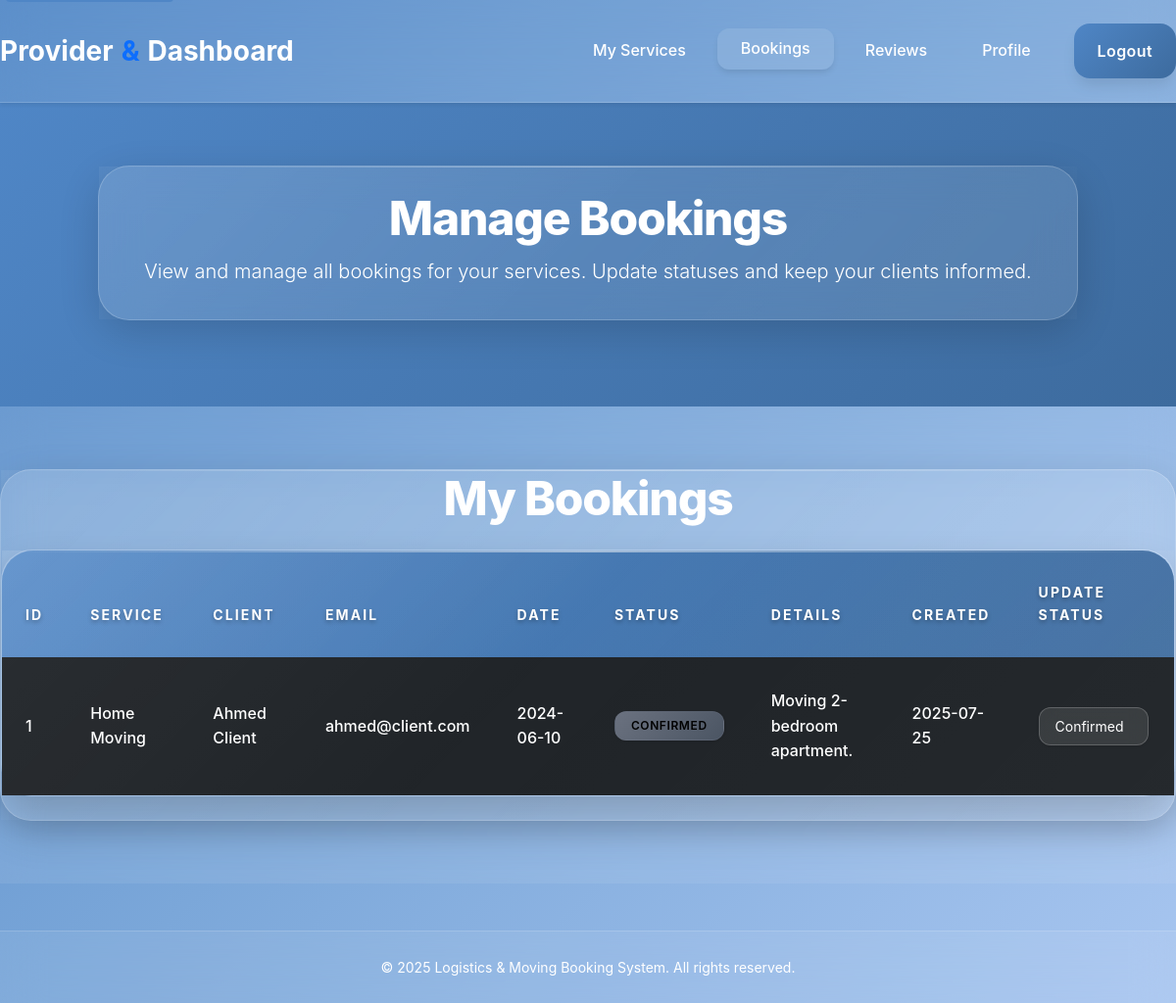
The app's page /provider_bookings.php (signed in) with its own data.
### tables this page shows
CREATE TABLE bookings (
  id INT AUTO_INCREMENT PRIMARY KEY,
  service_id INT NOT NULL,
  client_id INT NOT NULL,
  provider_id INT NOT NULL,
  booking_date DATE NOT NULL,
  scheduled_time DATETIME,
  status ENUM('pending','confirmed','in_progress','completed','cancelled') DEFAULT 'pending',
  details TEXT,
  created_at TIMESTAMP DEFAULT CURRENT_TIMESTAMP,
  FOREIGN KEY (service_id) REFERENCES services(id) ON DELETE CASCADE,
  FOREIGN KEY (client_id) REFERENCES users(id) ON DELETE CASCADE,
  FOREIGN KEY (provider_id) REFERENCES users(id) ON DELETE CASCADE
);

CREATE TABLE services (
  id INT AUTO_INCREMENT PRIMARY KEY,
  provider_id INT NOT NULL,
  title VARCHAR(150) NOT NULL,
  description TEXT,
  type VARCHAR(50),
  price DECIMAL(10,2) NOT NULL,
  city_from VARCHAR(100),
  city_to VARCHAR(100),
  available_from DATE,
  available_to DATE,
  created_at TIMESTAMP DEFAULT CURRENT_TIMESTAMP,
  status ENUM('active','inactive') DEFAULT 'active',
  FOREIGN KEY (provider_id) REFERENCES users(id) ON DELETE CASCADE
);

CREATE TABLE users (
  id INT AUTO_INCREMENT PRIMARY KEY,
  name VARCHAR(100) NOT NULL,
  email VARCHAR(100) NOT NULL UNIQUE,
  password VARCHAR(255) NOT NULL,
  role ENUM('client','provider','admin') NOT NULL DEFAULT 'client',
  phone VARCHAR(30),
  company_name VARCHAR(100),
  profile_image VARCHAR(255) DEFAULT NULL,
  created_at TIMESTAMP DEFAULT CURRENT_TIMESTAMP,
  status ENUM('active','inactive') DEFAULT 'active',
  rating DECIMAL(2,1) DEFAULT 0.0
);

### includes/auth.php (called while the page is built, shortened)
<?php
require_once __DIR__ . '/../config/db.php';
function current_user() {
    global $conn;
    $id = $_SESSION['user_id'];
    $stmt = mysqli_prepare($conn, "SELECT * FROM users WHERE id = ? LIMIT 1");
    mysqli_stmt_bind_param($stmt, 'i', $id);
    mysqli_stmt_execute($stmt);
    $result = mysqli_stmt_get_result($stmt);
    $user = mysqli_fetch_assoc($result);
    return $user;
}

### public/provider_bookings.php (the view, shortened to what this page needs)
<?php
require_once __DIR__ . '/../includes/auth.php';
require_once __DIR__ . '/../config/db.php';
$user = current_user();
$provider_id = $user['id'];
$bookings = mysqli_query($conn, "SELECT b.*, u.name AS client_name, u.email AS client_email, s.title AS service_title FROM bookings b JOIN users u ON b.client_id = u.id JOIN services s ON b.service_id = s.id WHERE b.provider_id = $provider_id ORDER BY b.created_at DESC");
?>
<!DOCTYPE html>
<html lang="en">
<head>
  <link href="https://cdn.jsdelivr.net/npm/bootstrap@5.3.2/dist/css/bootstrap.min.css" rel="stylesheet">
  <link rel="stylesheet" href="../assets/css/style.css">
</head>
<body class="modern-bg">
<nav class="navbar navbar-expand-lg navbar-glass shadow-sm sticky-top">
  <div class="container-fluid">
    <a class="navbar-brand fw-bold fs-3 gradient-text" href="/dashboard_provider.php">Provider<span class="text-primary">&</span>Dashboard</a>
    <div class="collapse navbar-collapse" id="providerNav">
      <ul class="navbar-nav ms-auto mb-2 mb-lg-0 align-items-center">
        <li class="nav-item"><a class="nav-link" href="provider_services.php">My Services</a></li>
        <li class="nav-item"><a class="nav-link active" href="provider_bookings.php">Bookings</a></li>
        <li class="nav-item"><a class="nav-link" href="provider_reviews.php">Reviews</a></li>
        <li class="nav-item"><a class="nav-link" href="provider_profile.php">Profile</a></li>
        <li class="nav-item ms-3"><a class="btn btn-primary px-4" href="logout.php">Logout</a></li>
      </ul>
    </div>
  </div>
</nav>
<section class="hero-glass d-flex align-items-center justify-content-center text-center position-relative section-gradient" style="min-height: 30vh;">
  <div class="container-fluid">
    <div class="row justify-content-center">
      <div class="col-lg-10">
        <div class="glass-card p-4 mb-4">
          <h1 class="display-5 fw-black mb-2 gradient-text">Manage Bookings</h1>
          <p class="lead mb-2 text-body-secondary">View and manage all bookings for your services. Update statuses and keep your clients informed.</p>
        </div>
      </div>
    </div>
  </div>
</section>
<section class="container-fluid py-6 section-glass">
  <div class="row justify-content-center">
    <div class="col-12">
      <div class="glass-card" style="margin:0;padding:0;">
        <h2 class="gradient-text mb-4 text-center">My Bookings</h2>
        <div class="table-container">
          <div class="table-responsive" style="width:100%;margin:0;padding:0;">
            <table class="table table-dark align-middle" style="width:100%;min-width:100%;">
            <thead><tr><th>ID</th><th>Service</th><th>Client</th><th>Email</th><th>Date</th><th>Status</th><th>Details</th><th>Created</th><th>Update Status</th></tr></thead>
            <tbody>
            <?php while($b = mysqli_fetch_assoc($bookings)): ?>
              <tr>
                <td><?= $b['id'] ?></td>
                <td><?= htmlspecialchars($b['service_title']) ?></td>
                <td><?= htmlspecialchars($b['client_name']) ?></td>
                <td><?= htmlspecialchars($b['client_email']) ?></td>
                <td><?= htmlspecialchars($b['booking_date']) ?></td>
                <td><span class="badge <?= $b['status']==='completed'?'bg-success':($b['status']==='cancelled'?'bg-danger':'bg-secondary') ?>"><?= ucfirst($b['status']) ?></span></td>
                <td><?= htmlspecialchars($b['details']) ?></td>
                <td><?= date('Y-m-d', strtotime($b['created_at'])) ?></td>
                <td>
                  <form method="POST" class="d-inline">
                    <select name="new_status" class="form-select form-select-sm d-inline w-auto" onchange="this.form.submit()">
                      <?php foreach(['pending','confirmed','in_progress','completed','cancelled'] as $status): ?>
                        <option value="<?= $status ?>" <?= $b['status']===$status?'selected':'' ?>><?= ucfirst($status) ?></option>
                      <?php endforeach; ?>
                    </select>
                  </form>
                </td>
              </tr>
            <?php endwhile; ?>
            </tbody>
          </table>
          </div>
        </div>
      </div>
    </div>
  </div>
</section>
<footer class="footer-glass text-center py-4 mt-5">
  <small>&copy; <?php echo date('Y'); ?> Logistics & Moving Booking System. All rights reserved.</small>
</footer>
</body>
</html>

### records on screen
bookings: id "1", service.title "Home Moving", client.name "Ahmed Client", client.email "ahmed@client.com", booking_date "2024-06-10", status "CONFIRMED", details "Moving 2-bedroom apartment.", created_at "2025-07-25", new_status "Confirmed"
